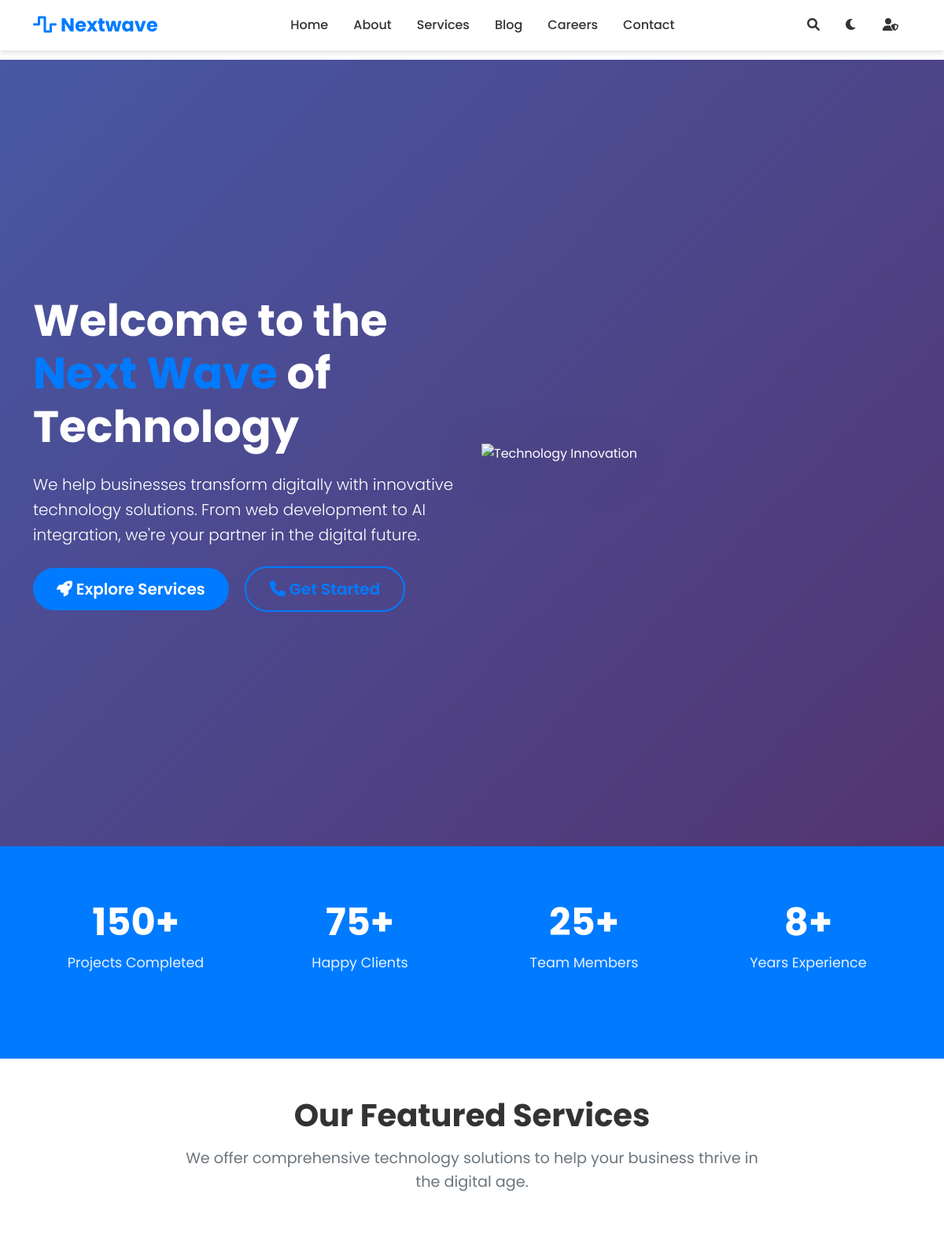
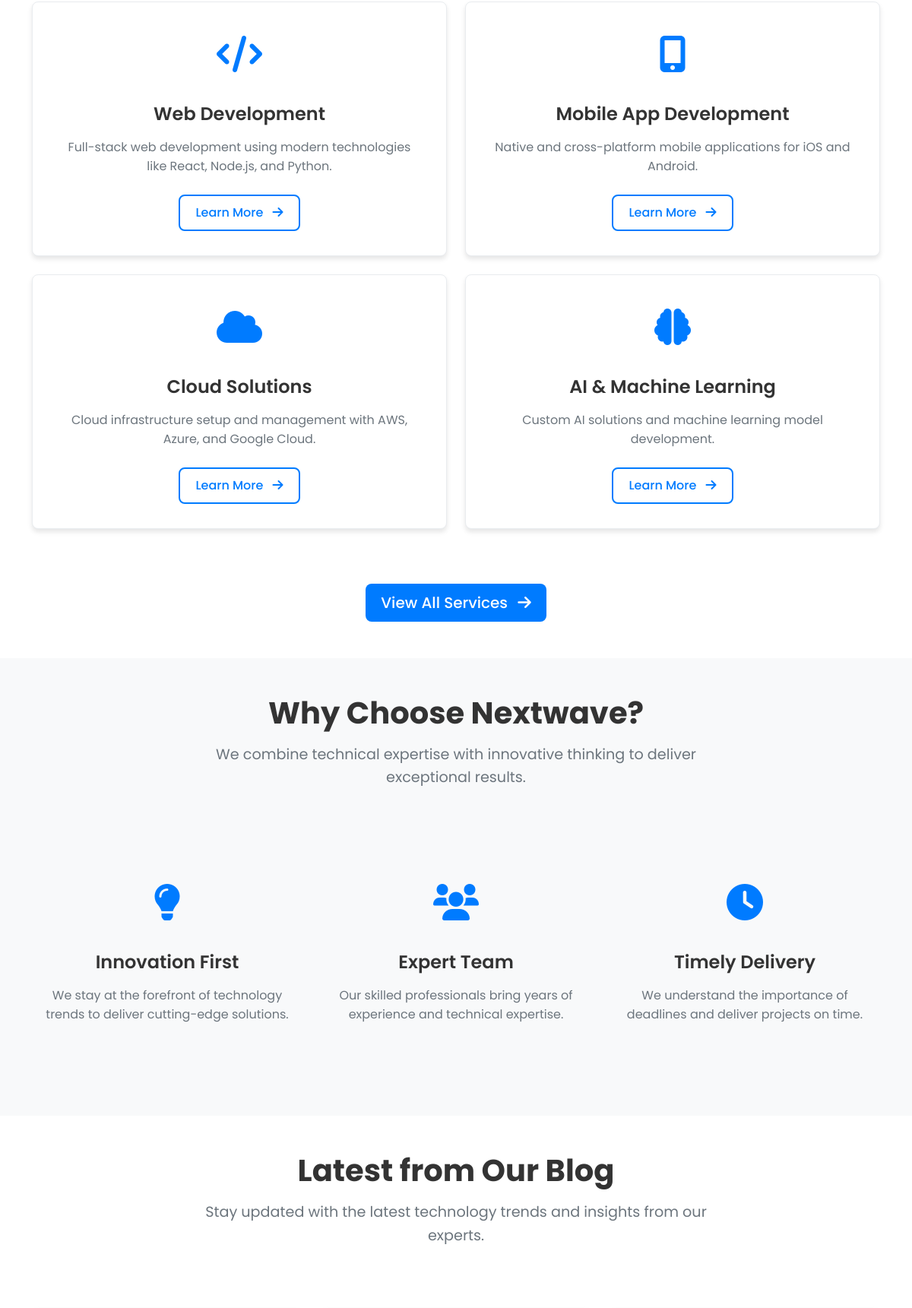
The page / (upper part) on the database its author committed (2 pictures, top to bottom).
### tables this page shows
CREATE TABLE services (
                    id INTEGER PRIMARY KEY AUTOINCREMENT,
                    title TEXT NOT NULL,
                    description TEXT NOT NULL,
                    icon TEXT,
                    featured BOOLEAN DEFAULT 0,
                    created_at TIMESTAMP DEFAULT CURRENT_TIMESTAMP
                );

### app.py (the view)
@app.route('/')
def index():
    conn = get_db_connection()
    featured_services = conn.execute('SELECT * FROM services WHERE featured = 1 LIMIT 4').fetchall()
    recent_posts = conn.execute('SELECT * FROM blog_posts WHERE published = 1 ORDER BY created_at DESC LIMIT 3').fetchall()
    stats = {
        'total_projects': 150,
        'happy_clients': 75,
        'team_members': 25,
        'years_experience': 8
    }
    conn.close()
    return render_template('index.html',
                         featured_services=featured_services,
                         recent_posts=recent_posts,
                         stats=stats)

### app.py (called while the page is built)
def get_db_connection():
    conn = sqlite3.connect(DATABASE)
    conn.row_factory = sqlite3.Row
    return conn

### templates/index.html (shortened to what this page needs)
{% extends "base.html" %}
{% block content %}
<section class="hero-section">
    <div class="container">
        <div class="row align-items-center min-vh-100">
            <div class="col-lg-6">
                <div class="hero-content">
                    <h1 class="display-4 fw-bold mb-4">
                        Welcome to the
                        <span class="text-primary">Next Wave</span>
                        of Technology
                    </h1>
                    <p class="lead mb-4">
                        We help businesses transform digitally with innovative technology solutions.
                        From web development to AI integration, we're your partner in the digital future.
                    </p>
                    <div class="hero-buttons">
                        <a href="{{ url_for('services') }}" class="btn btn-primary btn-lg me-3">
                            <i class="fas fa-rocket"></i> Explore Services
                        </a>
                        <a href="{{ url_for('contact') }}" class="btn btn-outline-primary btn-lg">
                            <i class="fas fa-phone"></i> Get Started
                        </a>
                    </div>
                </div>
            </div>
            <div class="col-lg-6">
                <div class="hero-image">
                    <img src="{{ url_for('static', filename='images/hero-tech.svg') }}" alt="Technology Innovation" class="img-fluid">
                </div>
            </div>
        </div>
    </div>
</section>
<section class="stats-section py-5 bg-primary text-white">
    <div class="container">
        <div class="row text-center">
            <div class="col-md-3 mb-4">
                <div class="stat-item">
                    <h2 class="stat-number">{{ stats.total_projects }}+</h2>
                    <p class="stat-label">Projects Completed</p>
                </div>
            </div>
            <div class="col-md-3 mb-4">
                <div class="stat-item">
                    <h2 class="stat-number">{{ stats.happy_clients }}+</h2>
                    <p class="stat-label">Happy Clients</p>
                </div>
            </div>
            <div class="col-md-3 mb-4">
                <div class="stat-item">
                    <h2 class="stat-number">{{ stats.team_members }}+</h2>
                    <p class="stat-label">Team Members</p>
                </div>
            </div>
            <div class="col-md-3 mb-4">
                <div class="stat-item">
                    <h2 class="stat-number">{{ stats.years_experience }}+</h2>
                    <p class="stat-label">Years Experience</p>
                </div>
            </div>
        </div>
    </div>
</section>
<section class="services-section py-5">
    <div class="container">
        <div class="row">
            <div class="col-lg-8 mx-auto text-center mb-5">
                <h2 class="section-title">Our Featured Services</h2>
                <p class="section-subtitle">
                    We offer comprehensive technology solutions to help your business thrive in the digital age.
                </p>
            </div>
        </div>
        <div class="row">
            {% for service in featured_services %}
            <div class="col-lg-6 mb-4">
                <div class="service-card h-100">
                    <div class="service-icon">
                        <i class="{{ service.icon }} text-primary"></i>
                    </div>
                    <div class="service-content">
                        <h4>{{ service.title }}</h4>
                        <p>{{ service.description }}</p>
                        <a href="{{ url_for('services') }}" class="btn btn-outline-primary">
                            Learn More <i class="fas fa-arrow-right ms-2"></i>
                        </a>
                    </div>
                </div>
            </div>
            {% endfor %}
        </div>
        <div class="text-center mt-5">
            <a href="{{ url_for('services') }}" class="btn btn-primary btn-lg">
                View All Services <i class="fas fa-arrow-right ms-2"></i>
            </a>
        </div>
    </div>
</section>
<section class="why-choose-us py-5 bg-light">
    <div class="container">
        <div class="row">
            <div class="col-lg-8 mx-auto text-center mb-5">
                <h2 class="section-title">Why Choose Nextwave?</h2>
                <p class="section-subtitle">
                    We combine technical expertise with innovative thinking to deliver exceptional results.
                </p>
            </div>
        </div>
        <div class="row">
            <div class="col-lg-4 mb-4">
                <div class="feature-item text-center">
                    <div class="feature-icon">
                        <i class="fas fa-lightbulb text-primary"></i>
                    </div>
                    <h4>Innovation First</h4>
                    <p>We stay at the forefront of technology trends to deliver cutting-edge solutions.</p>
                </div>
            </div>
            <div class="col-lg-4 mb-4">
                <div class="feature-item text-center">
                    <div class="feature-icon">
                        <i class="fas fa-users text-primary"></i>
                    </div>
                    <h4>Expert Team</h4>
                    <p>Our skilled professionals bring years of experience and technical expertise.</p>
                </div>
            </div>
            <div class="col-lg-4 mb-4">
                <div class="feature-item text-center">
                    <div class="feature-icon">
                        <i class="fas fa-clock text-primary"></i>
                    </div>
                    <h4>Timely Delivery</h4>
                    <p>We understand the importance of deadlines and deliver projects on time.</p>
                </div>
            </div>
        </div>
    </div>
</section>
<section class="blog-section py-5">
    <div class="container">
        <div class="row">
            <div class="col-lg-8 mx-auto text-center mb-5">
                <h2 class="section-title">Latest from Our Blog</h2>
                <p class="section-subtitle">
                    Stay updated with the latest technology trends and insights from our experts.
                </p>
            </div>
        </div>
    </div>
</section>
{% endblock %}

### static/css/styles.css (style rules this page uses)
:root { --primary-color: #007bff; --secondary-color: #6c757d; --success-color: #28a745; --warning-color: #ffc107; --danger-color: #dc3545; --light-color: #f8f9fa; --dark-color: #343a40; --font-family: 'Poppins', sans-serif; --border-radius: 8px; --box-shadow: 0 4px 6px rgba(0, 0, 0, 0.1); --transition: all 0.3s ease; }
* { margin: 0; padding: 0; box-sizing: border-box; }
body { font-family: var(--font-family); line-height: 1.6; color: var(--text-color, #333); background-color: var(--bg-color, #ffffff); transition: var(--transition); }
h1, h2, h3, h4, h5, h6 { font-weight: 600; margin-bottom: 1rem; }
.section-title { font-size: 2.5rem; font-weight: 700; color: var(--text-color, #333); margin-bottom: 1rem; }
.section-subtitle { font-size: 1.2rem; color: var(--secondary-color); margin-bottom: 2rem; }
.hero-section { background: linear-gradient(135deg, #667eea 0%, #764ba2 100%); color: white; padding: 100px 0; position: relative; overflow: hidden; }
.hero-section::before { content: ''; position: absolute; top: 0; left: 0; width: 100%; height: 100%; background: rgba(0, 0, 0, 0.3); z-index: 1; }
.hero-content { position: relative; z-index: 2; }
.hero-buttons .btn { padding: 12px 30px; font-weight: 600; border-radius: 50px; transition: var(--transition); }
.hero-image { position: relative; z-index: 2; }
.hero-image img { max-width: 100%; height: auto; filter: drop-shadow(0 10px 30px rgba(0, 0, 0, 0.3)); }
.stats-section { background: var(--primary-color); color: white; }
.stat-item { padding: 20px; }
.stat-number { font-size: 3rem; font-weight: 700; margin-bottom: 0.5rem; }
.stat-label { font-size: 1.1rem; opacity: 0.9; }
.service-card { background: var(--card-bg, #ffffff); border-radius: var(--border-radius); padding: 2rem; text-align: center; box-shadow: var(--box-shadow); transition: var(--transition); border: 1px solid var(--border-color, #e9ecef); }
.service-icon { font-size: 3rem; margin-bottom: 1.5rem; }
.service-content h4 { font-size: 1.5rem; margin-bottom: 1rem; color: var(--text-color, #333); }
.service-content p { color: var(--secondary-color); margin-bottom: 1.5rem; }
.feature-item { padding: 2rem 1rem; }
.feature-icon { font-size: 3rem; margin-bottom: 1.5rem; }
.feature-item h4 { font-size: 1.5rem; margin-bottom: 1rem; color: var(--text-color, #333); }
.feature-item p { color: var(--secondary-color); }
.btn { padding: 10px 20px; border-radius: var(--border-radius); font-weight: 500; transition: var(--transition); border: none; cursor: pointer; }
.btn-primary { background: var(--primary-color); color: white; }
.btn-outline-primary { border: 2px solid var(--primary-color); color: var(--primary-color); background: transparent; }
.text-primary { color: var(--primary-color) !important; }
.bg-primary { background-color: var(--primary-color) !important; }

### rows shown on the page
services: title "Web Development", description "Full-stack web development using modern technologies like React, Node.js, and Python."
services: title "Mobile App Development", description "Native and cross-platform mobile applications for iOS and Android."
services: title "Cloud Solutions", description "Cloud infrastructure setup and management with AWS, Azure, and Google Cloud."
services: title "AI & Machine Learning", description "Custom AI solutions and machine learning model development."

### other values the page prints
{{ stats.total_projects }} "150"
{{ stats.happy_clients }} "75"
{{ stats.team_members }} "25"
{{ stats.years_experience }} "8"
